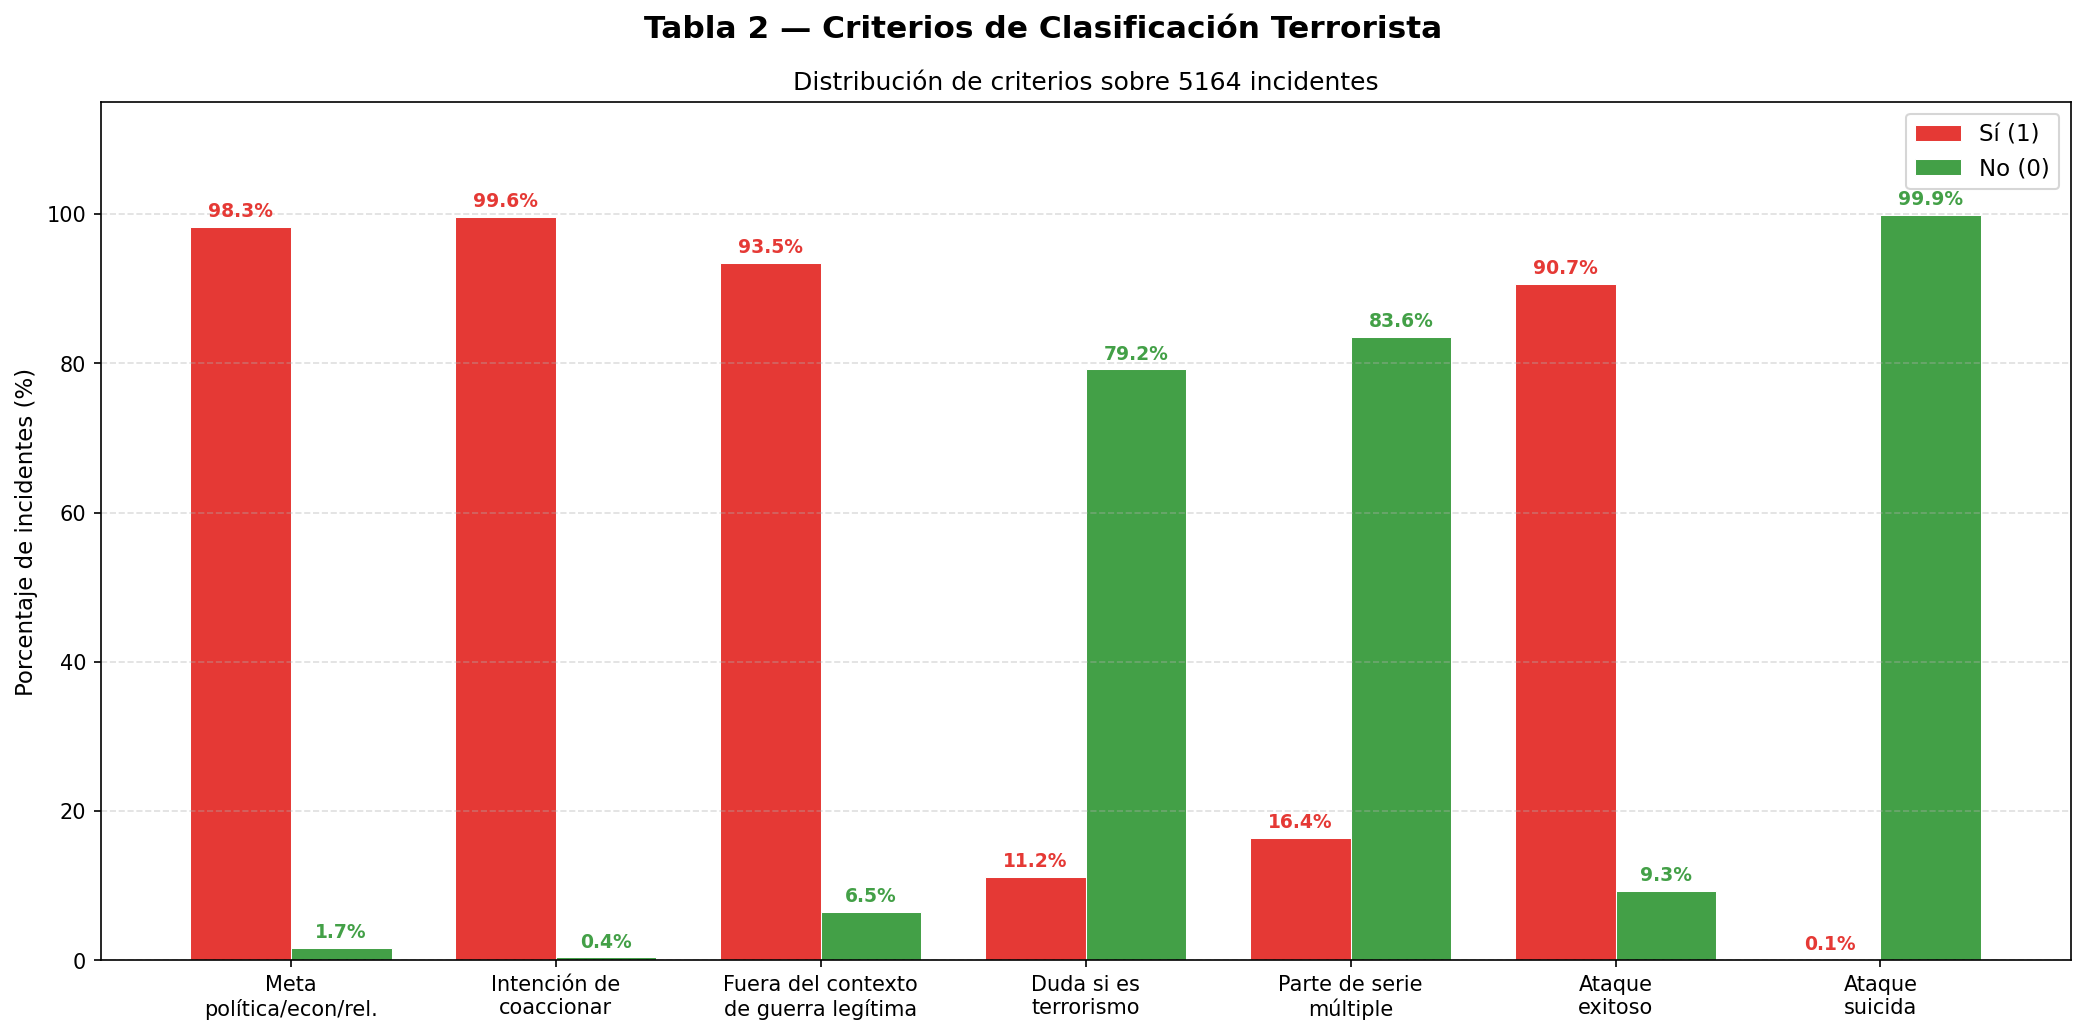

This chart was generated by the following Python code:
"""
Tabla 2 - Criterios de Terrorismo
Columnas: CRIT1, CRIT2, CRIT3, DOUBTTERR, MULTIPLE, SUCCESS, SUICIDE
Gráfico: Barras agrupadas - % de incidentes que cumplen cada criterio
"""

import pandas as pd
import numpy as np
import matplotlib.pyplot as plt
import warnings
warnings.filterwarnings('ignore')

cols = ['CRIT1', 'CRIT2', 'CRIT3', 'DOUBTTERR', 'MULTIPLE', 'SUCCESS', 'SUICIDE']
df = pd.read_excel('../GTD_5156.xlsx', usecols=cols)

total = len(df)

etiquetas = {
    'CRIT1': 'Meta\npolítica/econ/rel.',
    'CRIT2': 'Intención de\ncoaccionar',
    'CRIT3': 'Fuera del contexto\nde guerra legítima',
    'DOUBTTERR': 'Duda si es\nterrorismo',
    'MULTIPLE': 'Parte de serie\nmúltiple',
    'SUCCESS': 'Ataque\nexitoso',
    'SUICIDE': 'Ataque\nsuicida',
}

pct_si = {}
pct_no = {}
for col in cols:
    serie = df[col].fillna(-1)
    pct_si[col] = round((serie == 1).sum() / total * 100, 1)
    pct_no[col] = round((serie == 0).sum() / total * 100, 1)

nombres = [etiquetas[c] for c in cols]
vals_si = [pct_si[c] for c in cols]
vals_no = [pct_no[c] for c in cols]

x = np.arange(len(cols))
ancho = 0.38

fig, ax = plt.subplots(figsize=(14, 7))
fig.suptitle('Tabla 2 — Criterios de Clasificación Terrorista', fontsize=15, fontweight='bold')

bars_si = ax.bar(x - ancho/2, vals_si, ancho, label='Sí (1)', color='#E53935', edgecolor='white', linewidth=0.5)
bars_no = ax.bar(x + ancho/2, vals_no, ancho, label='No (0)', color='#43A047', edgecolor='white', linewidth=0.5)

for bar in bars_si:
    h = bar.get_height()
    ax.text(bar.get_x() + bar.get_width()/2, h + 0.8, f'{h}%', ha='center', va='bottom', fontsize=9, color='#E53935', fontweight='bold')
for bar in bars_no:
    h = bar.get_height()
    ax.text(bar.get_x() + bar.get_width()/2, h + 0.8, f'{h}%', ha='center', va='bottom', fontsize=9, color='#43A047', fontweight='bold')

ax.set_xticks(x)
ax.set_xticklabels(nombres, fontsize=10)
ax.set_ylabel('Porcentaje de incidentes (%)', fontsize=11)
ax.set_ylim(0, 115)
ax.legend(fontsize=11)
ax.grid(axis='y', linestyle='--', alpha=0.4)
ax.set_title(f'Distribución de criterios sobre {total} incidentes', fontsize=12)

plt.tight_layout()
plt.savefig('tabla2_criterios_barras.png', dpi=150, bbox_inches='tight')
plt.show()
print("Guardado: tabla2_criterios_barras.png")
